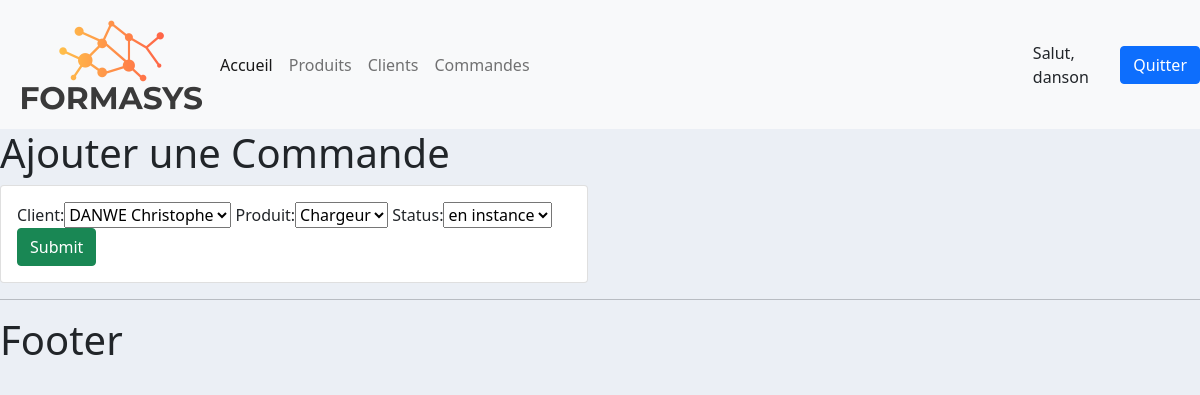
Screenshot of /commande/modifier/1/ (signed in) with the database file from the repository.
### commande/models.py (models this page shows, shortened)
class Commande(models.Model):
    STATUS = (('en instance', 'en instance'),
              ('non livré', 'non livré'),
              ('livré', 'livré'))
    client = models.ForeignKey(Client, null=True, on_delete=models.SET_NULL)
    produit = models.ForeignKey(Produit, null=True,on_delete=models.SET_NULL)
    status = models.CharField(max_length=200, null=True, choices=STATUS)
    date_creation = models.DateTimeField(auto_now_add=True)

### commande/views.py (the view)
# urls.py: path('modifier/<str:pk>/', views.modifier_commande, name="modifier_commande"),
@login_required(login_url='login')
def modifier_commande(request, pk):
    commande = Commande.objects.get(id=pk)
    form = CommandeForm(instance=commande)
    if request.method == 'POST':
        form = CommandeForm(request.POST, instance=commande)
        if form.is_valid():
            form.save()
            return redirect('/')
    context = {'form': form}
    return render(request, 'commande/ajouter_commande.html', context)

### commande/forms.py
class CommandeForm(ModelForm):
    class Meta:
        model = Commande
        fields = '__all__'

### client/models.py (called while the page is built)
    def __str__(self):
        return self.nom

### produit/models.py (called while the page is built)
    def __str__(self):
        return self.nom

### templates/commande/ajouter_commande.html (shortened to what this page needs)
{% extends 'main.html' %}
{% block content %}
<h1> Ajouter une Commande </h1>
<div class="row">
<div class="col-md-6">
<div class="card card-body">
<form action="" method="POST">
    {{ form }}
    <input type="submit" name="Envoyer" class="btn btn-success">
</form>
</div>
</div>
</div>
{% endblock %}

### templates/base/navbar.html (shortened to what this page needs)
{% load static %}
<nav class="navbar navbar-expand-lg navbar-light bg-light">
  <div class="container-fluid">
    <img src="{% static 'images/logo.png' %}">
    <div class="collapse navbar-collapse" id="navbarNav">
      <ul class="navbar-nav">
        <li class="nav-item">
          <a class="nav-link active" aria-current="page" href="{% url 'accueil' %}">Accueil</a>
        </li>
        <li class="nav-item">
          <a class="nav-link" href="#">Produits</a>
        </li>
        <li class="nav-item">
          <a class="nav-link" href="#">Clients</a>
        </li>
          <li class="nav-item">
          <a class="nav-link" href="#">Commandes</a>
        </li>
      </ul>
    </div>
  </div>
    <span>Salut, {{ request.user }}</span>
  <span><a href="{% url 'logout' %}"><button type="button" class="btn btn-primary">Quitter</button></a></span>
</nav>

### static/css/main.css (style rules this page uses)
body { background-color: #ebeff5; }

### rows the page displays
Commande: client "DANWE Christophe", produit "Chargeur", status "en instance"

### other values shown
{{ request.user }} "danson"
